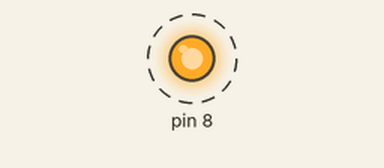
Recording of a program running on a simulated Raspberry Pi (header pin numbers). On the bench: output pins drawn as LEDs (lit = HIGH). Dashed ring = blinking. At 20.0 s the program stops and its outputs stay as they are.

Above: at 0.5 s.
Timing chart, 0 to 4.6 s (numbered marks = the images above):
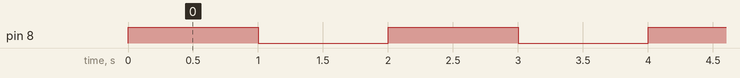

The program:

python_pins.py
```python
import RPi.GPIO as GPIO
from time import sleep
GPIO.setwarnings(False) # Everything breaks when this is removed
GPIO.setmode(GPIO.BOARD) # Use physical pin numbering
GPIO.setup(8, GPIO.OUT, initial=GPIO.LOW) # Pin 8 is an output
for x in range(10):   #loop runs 10 times
 GPIO.output(8, GPIO.HIGH) # Turn on
 sleep(1) # Sleep for 1 second
 GPIO.output(8, GPIO.LOW) # Turn off
 sleep(1) # Sleep for 1 second
```

Measured:
- by itself, pin 8: alternates HIGH for 1.0 s and LOW for 1.0 s, 20 changes in all, then stays LOW
